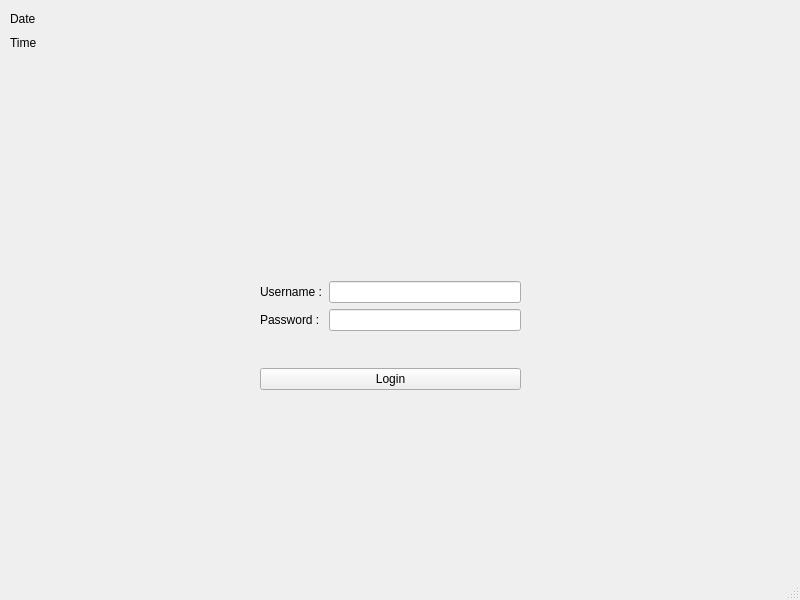
<?xml version="1.0" encoding="UTF-8"?>
<ui version="4.0">
 <class>MainWindow</class>
 <widget class="QMainWindow" name="MainWindow">
  <property name="geometry">
   <rect>
    <x>0</x>
    <y>0</y>
    <width>800</width>
    <height>600</height>
   </rect>
  </property>
  <property name="windowTitle">
   <string>MainWindow</string>
  </property>
  <widget class="QWidget" name="centralwidget">
   <widget class="QWidget" name="verticalLayoutWidget">
    <property name="geometry">
     <rect>
      <x>10</x>
      <y>10</y>
      <width>771</width>
      <height>42</height>
     </rect>
    </property>
    <layout class="QVBoxLayout" name="verticalLayout">
     <item>
      <widget class="QLabel" name="currentDate">
       <property name="text">
        <string>Date</string>
       </property>
      </widget>
     </item>
     <item>
      <widget class="QLabel" name="currentTime">
       <property name="text">
        <string>Time</string>
       </property>
      </widget>
     </item>
    </layout>
   </widget>
   <widget class="QWidget" name="horizontalLayoutWidget">
    <property name="geometry">
     <rect>
      <x>0</x>
      <y>250</y>
      <width>781</width>
      <height>171</height>
     </rect>
    </property>
    <layout class="QHBoxLayout" name="horizontalLayout_2">
     <item>
      <spacer name="horizontalSpacer_2">
       <property name="orientation">
        <enum>Qt::Horizontal</enum>
       </property>
       <property name="sizeHint" stdset="0">
        <size>
         <width>40</width>
         <height>20</height>
        </size>
       </property>
      </spacer>
     </item>
     <item>
      <layout class="QVBoxLayout" name="verticalLayout_2">
       <item>
        <layout class="QGridLayout" name="gridLayout">
         <item row="0" column="1">
          <widget class="QLineEdit" name="lineEdit_2"/>
         </item>
         <item row="1" column="0">
          <widget class="QLabel" name="username_2">
           <property name="text">
            <string>Password : </string>
           </property>
          </widget>
         </item>
         <item row="1" column="1">
          <widget class="QLineEdit" name="lineEdit"/>
         </item>
         <item row="0" column="0">
          <widget class="QLabel" name="username">
           <property name="text">
            <string>Username :</string>
           </property>
          </widget>
         </item>
        </layout>
       </item>
       <item>
        <widget class="QPushButton" name="pushButton">
         <property name="text">
          <string>Login</string>
         </property>
        </widget>
       </item>
      </layout>
     </item>
     <item>
      <spacer name="horizontalSpacer">
       <property name="orientation">
        <enum>Qt::Horizontal</enum>
       </property>
       <property name="sizeHint" stdset="0">
        <size>
         <width>40</width>
         <height>20</height>
        </size>
       </property>
      </spacer>
     </item>
    </layout>
   </widget>
  </widget>
  <widget class="QMenuBar" name="menubar">
   <property name="geometry">
    <rect>
     <x>0</x>
     <y>0</y>
     <width>800</width>
     <height>22</height>
    </rect>
   </property>
  </widget>
  <widget class="QStatusBar" name="statusbar"/>
 </widget>
 <resources/>
 <connections/>
</ui>
